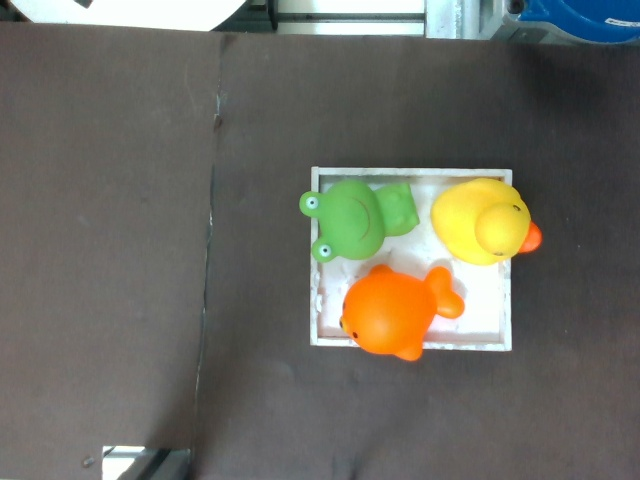
#> input picture DataTrainingProcess/ObjectDetection/images/val/image_(1).jpg, 640 x 480 px, found by its file name; its folder holds only this picture in this run
$ python Cropped_Data.py
#> lines starting #> are read from the running program, lines starting #| are printed output that depends on the picture
import sys
import os
import cv2

tl_point = (150, 275)
br_point = (470, 420)

image_folder_path = 'D:\\A_Project\\PyCharm_Project\\Object_Detection_2\\images\\val'
image_files = [f for f in os.listdir(image_folder_path) if f.lower().endswith('.jpg')]

result_folder_path = 'D:\\A_Project\\PyCharm_Project\\Object_Detection_3\\images\\val'

for index in range(1, len(image_files) + 1):
    image = f'D:\\A_Project\\PyCharm_Project\\Object_Detection_2\\images\\val\\image_({index}).jpg'

    # print(str(index))
    # print(str(image))

    img = cv2.imread(image)
#> img is the input picture: shape (480, 640, 3); mean B, G, R 97.3, 107, 107.2

    cropped_frame = img[tl_point[1]:br_point[1], tl_point[0]:br_point[0]]
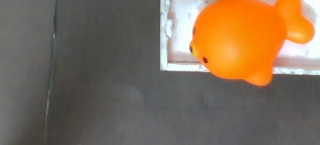
#> cropped_frame: shape (145, 320, 3); mean B, G, R 89.1, 109, 127.7

    cropped_file_name = f'image_({index}).jpg'
    cv2.imwrite(os.path.join(result_folder_path, cropped_file_name), cropped_frame)
